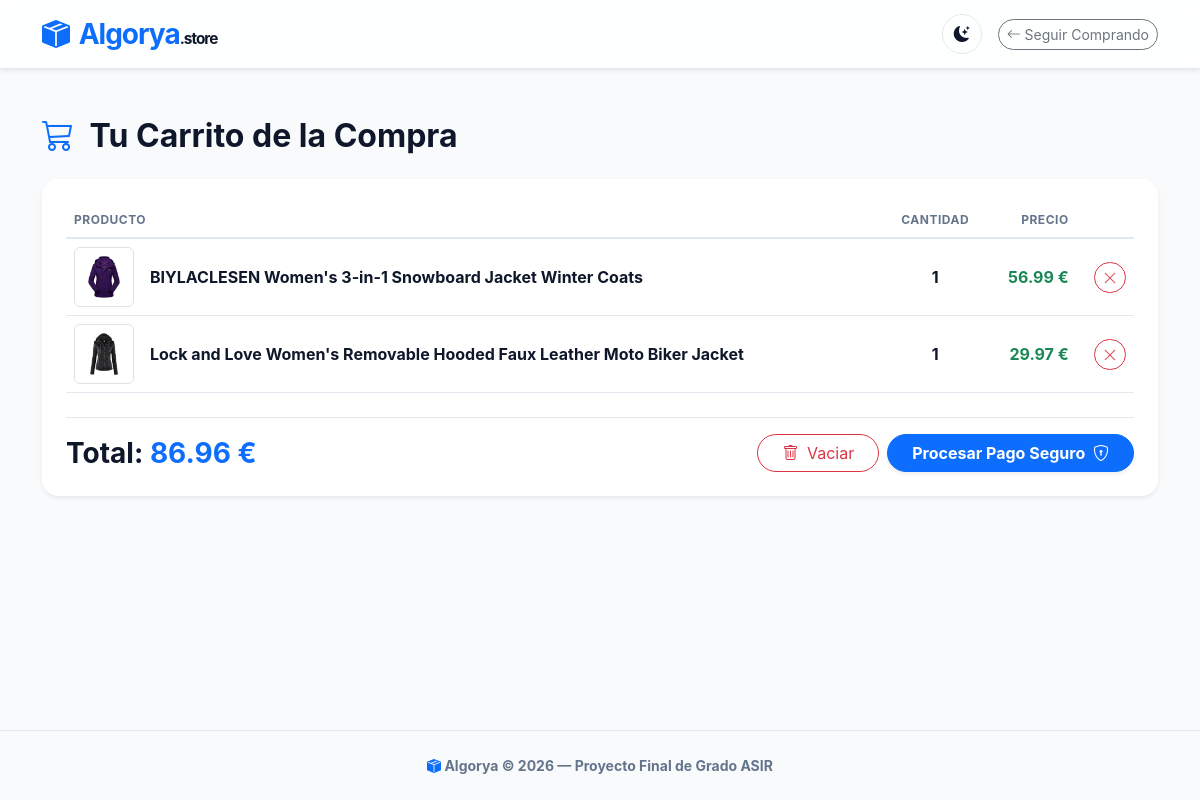
Screenshot of /carrito.php (signed in) with the database file from the repository.
### tables this page shows
CREATE TABLE `carritos` (
  `id` int(11) NOT NULL AUTO_INCREMENT,
  `usuario_id` int(11) NOT NULL,
  `producto_id` int(11) NOT NULL,
  `cantidad` int(11) DEFAULT 1,
  `fecha_agregado` datetime DEFAULT current_timestamp(),
  `avisado` tinyint(1) DEFAULT 0,
  PRIMARY KEY (`id`),
  KEY `usuario_id` (`usuario_id`),
  KEY `producto_id` (`producto_id`),
  CONSTRAINT `carritos_ibfk_1` FOREIGN KEY (`usuario_id`) REFERENCES `usuarios` (`id`) ON DELETE CASCADE,
  CONSTRAINT `carritos_ibfk_2` FOREIGN KEY (`producto_id`) REFERENCES `productos` (`id`) ON DELETE CASCADE
);

CREATE TABLE `productos` (
  `id` int(11) NOT NULL AUTO_INCREMENT,
  `api_id` int(11) DEFAULT NULL,
  `nombre` varchar(150) NOT NULL,
  `descripcion` text DEFAULT NULL,
  `precio` decimal(10,2) NOT NULL,
  `stock` int(11) DEFAULT 0,
  `imagen` varchar(255) DEFAULT 'default.jpg',
  `destacado` tinyint(1) DEFAULT 0,
  PRIMARY KEY (`id`),
  UNIQUE KEY `api_id` (`api_id`)
);

### carrito.php (the view, shortened to what this page needs)
<?php
require 'includes/db.php';
$carrito_items = [];
$total = 0;
if (isset($_SESSION['user_id'])) {
    $uid = (int) $_SESSION['user_id'];
    $sql = "SELECT c.producto_id AS id, c.cantidad, p.nombre, p.precio, p.imagen
            FROM carritos c
            JOIN productos p ON c.producto_id = p.id
            WHERE c.usuario_id = ?
            ORDER BY c.fecha_agregado DESC";
    $stmt = $conn->prepare($sql);
    $stmt->bind_param("i", $uid);
    $stmt->execute();
    $resultado = $stmt->get_result();
    while ($row = $resultado->fetch_assoc()) {
        $carrito_items[] = $row;
        $total += $row['precio'] * $row['cantidad'];
    }
}
?>
<!DOCTYPE html>
<html lang="es" data-bs-theme="light">
<head>
    <link href="https://cdn.jsdelivr.net/npm/bootstrap@5.3.0/dist/css/bootstrap.min.css" rel="stylesheet">
    <link rel="stylesheet" href="https://cdn.jsdelivr.net/npm/bootstrap-icons@1.10.5/font/bootstrap-icons.css">
    <link rel="stylesheet" href="estilos.css">
</head>
<body class="d-flex flex-column min-vh-100">
    <nav class="navbar navbar-expand-lg sticky-top shadow-sm">
        <div class="container">
            <a class="navbar-brand fw-bold fs-3 text-decoration-none" href="index.php" style="letter-spacing: -1px;">
                <i class="bi bi-box-seam-fill text-primary me-1"></i>
                <span class="text-primary">Algorya</span><span class="premium-text"
                    style="font-size: 0.55em;">.store</span>
            </a>
            <div class="d-flex align-items-center gap-2">
                <div id="darkModeToggle" title="Alternar Modo Oscuro" class="me-2">
                    <i class="bi bi-moon-stars-fill fs-6"></i>
                </div>
                <a href="index.php" class="btn btn-outline-secondary btn-sm rounded-pill">
                    <i class="bi bi-arrow-left"></i> Seguir Comprando
                </a>
            </div>
        </div>
    </nav>
    <div class="container mt-5 flex-grow-1">
        <h2 class="fw-bold premium-text mb-4">
            <i class="bi bi-cart3 text-primary me-2"></i> Tu Carrito de la Compra
        </h2>
        <?php if (count($carrito_items) > 0): ?>
            <div class="card premium-card border-0 rounded-4 p-4 shadow-sm mb-5">
                <div class="table-responsive">
                    <table class="table table-premium mb-0">
                        <thead>
                            <tr>
                                <th>Producto</th>
                                <th class="text-center">Cantidad</th>
                                <th class="text-end">Precio</th>
                                <th></th>
                            </tr>
                        </thead>
                        <tbody>
                            <?php foreach ($carrito_items as $item): ?>
                                <tr>
                                    <td>
                                        <div class="d-flex align-items-center gap-3">
                                            <div class="bg-white p-2 rounded border" style="width: 60px; height: 60px;">
                                                <img src="img/<?php echo htmlspecialchars($item['imagen']); ?>" alt=""
                                                    class="img-fluid" style="object-fit: contain; width: 100%; height: 100%;"
                                                    onerror="this.src='https://dummyimage.com/60x60/dee2e6/6c757d.jpg&text=?'">
                                            </div>
                                            <span class="fw-bold premium-text">
                                                <?php echo htmlspecialchars($item['nombre']); ?>
                                            </span>
                                        </div>
                                    </td>
                                    <td class="text-center fw-bold premium-text">
                                        <?php echo (int) $item['cantidad']; ?>
                                    </td>
                                    <td class="text-end fw-bold text-success">
                                        <?php echo number_format($item['precio'] * $item['cantidad'], 2); ?> €
                                    </td>
                                    <td class="text-end">
                                        <form action="carrito.php" method="POST" class="m-0">
                                            <button type="submit" name="eliminar_item"
                                                class="btn btn-sm btn-outline-danger rounded-pill" title="Eliminar producto">
                                                <i class="bi bi-x-lg"></i>
                                            </button>
                                        </form>
                                    </td>
                                </tr>
                            <?php endforeach; ?>
                        </tbody>
                    </table>
                </div>
                <div class="d-flex flex-column flex-md-row justify-content-between align-items-center mt-4 pt-3 border-top"
                    style="border-color: var(--border-color) !important;">
                    <h3 class="fw-bold premium-text m-0 mb-3 mb-md-0">
                        Total: <span class="text-primary">
                            <?php echo number_format($total, 2); ?> €
                        </span>
                    </h3>
                    <div class="d-flex gap-2">
                        <form action="carrito.php" method="POST" class="m-0"
                            onsubmit="return confirm('¿Seguro que quieres vaciar todo el carrito?');">
                            <button type="submit" name="vaciar" class="btn btn-outline-danger rounded-pill px-4">
                                <i class="bi bi-trash me-1"></i> Vaciar
                            </button>
                        </form>
                        <?php if (isset($_SESSION['user_id'])): ?>
                            <a href="checkout.php" class="btn btn-primary rounded-pill px-4 fw-bold shadow-sm">
                                Procesar Pago Seguro <i class="bi bi-shield-lock ms-1"></i>
                            </a>
                        <?php endif; ?>
                    </div>
                </div>
            </div>
        <?php endif; ?>
    </div>
    <footer class="text-center py-4 mt-auto" style="border-top: 1px solid var(--border-color);">
        <div class="container">
            <p class="mb-0 premium-muted small fw-bold">
                <i class="bi bi-box-seam-fill text-primary"></i> Algorya &copy;
                <?php echo date("Y"); ?> — Proyecto Final de Grado ASIR
            </p>
        </div>
    </footer>
</body>
</html>

### estilos.css (style rules this page uses)
:root { --bg-body: #f8fafc; --bg-card: #ffffff; --bg-nav: rgba(255, 255, 255, 0.85); --text-main: #0f172a; --text-muted: #64748b; --border-color: #e2e8f0; --hero-bg: linear-gradient(135deg, #f1f5f9 0%, #e2e8f0 100%); --card-shadow: 0 4px 6px -1px rgba(0, 0, 0, 0.05), 0 2px 4px -1px rgba(0, 0, 0, 0.03); --hover-shadow: 0 20px 25px -5px rgba(0, 0, 0, 0.1), 0 10px 10px -5px rgba(0, 0, 0, 0.04); --btn-add-bg: #0f172a; --btn-add-text: #ffffff; --img-opacity: 1; --input-bg: #f1f5f9; --input-border: #cbd5e1; --input-focus: #3b82f6; }
body { background-color: var(--bg-body) !important; color: var(--text-main); font-family: 'Inter', sans-serif; transition: background-color 0.3s ease, color 0.3s ease; }
.navbar { background: var(--bg-nav) !important; backdrop-filter: blur(12px); border-bottom: 1px solid var(--border-color); transition: all 0.3s ease; }
.premium-card { background-color: var(--bg-card); border: 1px solid var(--border-color); box-shadow: var(--card-shadow); transition: transform 0.3s ease, box-shadow 0.3s ease, background-color 0.3s ease, border-color 0.3s ease; }
.premium-text { color: var(--text-main) !important; transition: color 0.3s ease; }
.premium-muted { color: var(--text-muted) !important; transition: color 0.3s ease; }
#darkModeToggle { cursor: pointer; width: 40px; height: 40px; display: flex; align-items: center; justify-content: center; border-radius: 50%; background: transparent; border: 1px solid var(--border-color); transition: all 0.2s ease; color: var(--text-main); }

### carrito.php (style rules this page uses)
.table-premium { --bs-table-bg: transparent; --bs-table-color: var(--text-main); vertical-align: middle; }
.table-premium th { text-transform: uppercase; font-size: 0.75rem; letter-spacing: 0.5px; color: var(--text-muted); border-bottom: 2px solid var(--border-color); }
.table-premium td { border-bottom: 1px solid var(--border-color); }

### rows the page displays
carritos: producto.imagen (picture), producto.nombre "BIYLACLESEN Women's 3-in-1 Snowboard Jacket Winter Coats", cantidad "1", $item['precio']*$item['cantidad'] "56.99"
carritos: producto.imagen (picture), producto.nombre "Lock and Love Women's Removable Hooded Faux Leather Moto Biker Jacket", cantidad "1", $item['precio']*$item['cantidad'] "29.97"

### other values shown
$total "86.96"
